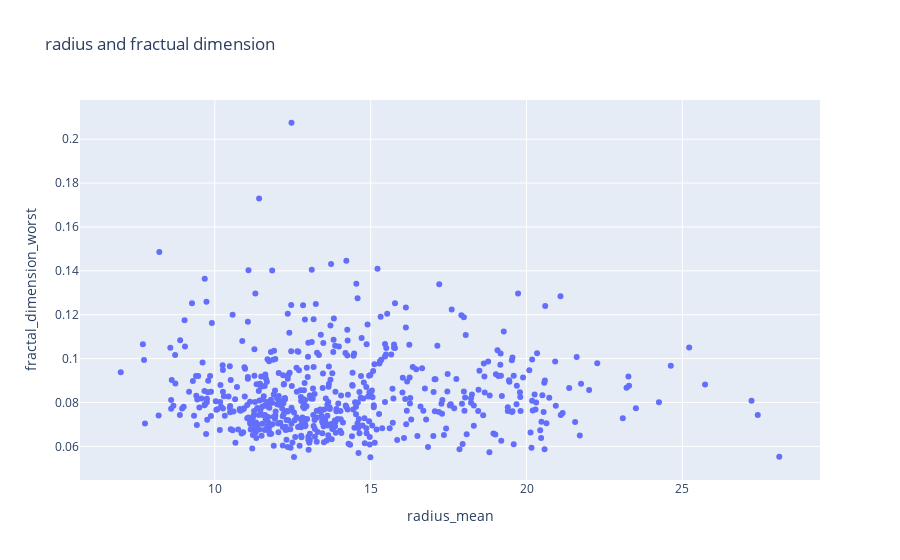

The notebook cell saved with this chart:
### Code cell
import plotly.express as px
fig=px.scatter(df1,
             x="radius_mean",
             y='fractal_dimension_worst',
             title='radius and fractual dimension')
#fig.update_layout(bargap=0.1)
fig.show()

### Figure 1 — Plotly figure (JSON) as saved in the notebook; plotly's stock layout.template omitted (floating-point values rounded to 4 significant figures; data arrays with more than 128 entries replaced by an {"elided": "..."} marker saying what was removed)
{"data": [{"hovertemplate": "radius_mean=%{x}<br>fractal_dimension_worst=%{y}<extra></extra>", "legendgroup": "", "marker": {"color": "#636efa", "symbol": "circle"}, "mode": "markers", "name": "", "orientation": "v", "showlegend": false, "type": "scatter", "x": {"elided": "569 float values"}, "xaxis": "x", "y": {"elided": "569 float values"}, "yaxis": "y"}], "layout": {"legend": {"tracegroupgap": 0}, "title": {"text": "radius and fractual dimension"}, "xaxis": {"anchor": "y", "domain": [0, 1], "title": {"text": "radius_mean"}}, "yaxis": {"anchor": "x", "domain": [0, 1], "title": {"text": "fractal_dimension_worst"}}}}
